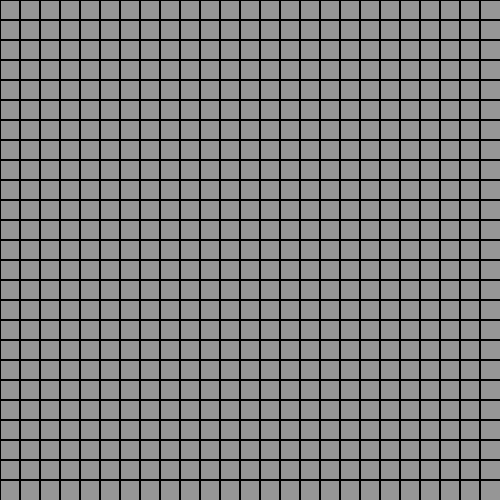
Frame 1 (no input)
Frame 60 (no input): identical to frame 1, image omitted
Frame 120 (the mouse pressed at the canvas centre since frame 60): identical to frame 1, image omitted

The p5.js sketch that drew this single still picture (run headless with seeded random() and noise() and a simulated clock; from frame 60 on, the mouse is pressed at the canvas centre):

// p5.js sketch
// ── sketch.js
const height = 500;
const width = 500;
let play = false;
class Grid {
    columns = 0;
    rows = 0;
    constructor(boxWidth) {
        this.boxWidth = boxWidth;
        this.rows = height / this.boxWidth;
        this.columns = width / this.boxWidth;
    }
}

let grid = new Grid(20);
let gridArray = createGrid(grid.columns, grid.rows);
function setup() {
    createCanvas(width, height);
    createStartButton();
    createResetButton();
    randomAssign();
}

function draw() {
    background(150);
    
    for (let x = 0; x < width; x += grid.boxWidth) {
		for (let y = 0; y < height; y += grid.boxWidth) {
			stroke(0);
			strokeWeight(1);
			line(x, 0, x, height);
			line(0, y, width, y);
		}
	}

    for (let i = 0; i < grid.columns; i++) {
        for (let j = 0; j < grid.rows; j++) {
            if (gridArray[i][j] == 1) {
                fill(255, 234, 0);
                stroke(0);
                rect(i * grid.boxWidth, j * grid.boxWidth, grid.boxWidth , grid.boxWidth );
            }
        }
    }
    if (play) {
        let newGridArray = createGrid(grid.columns, grid.rows);

        for (let i = 0; i < grid.columns; i++) {
            for (let j = 0; j < grid.rows; j++) {
                let count = checkSurroundings(i, j);
                if ((count < 2 || count > 3) && gridArray[i][j] == 1) {
                    newGridArray[i][j] = 0;
                } else if (gridArray[i][j] == 0 && count == 3) {
                    newGridArray[i][j] = 1;
                } else {
                    newGridArray[i][j] = gridArray[i][j];
                }
            }
        }
        gridArray = newGridArray;
    }
}

function checkSurroundings(x, y) {
    let sum = 0;
    for (let i = -1; i < 2; i++) {
        for (let j = -1; j < 2; j++) {
            let xCoor = (i + x + grid.columns) % grid.columns;
            let yCoor = (j + y + grid.rows) % grid.rows;
            sum += gridArray[xCoor][yCoor];
        }
    }
    sum -= gridArray[x][y];
    return sum;
}

function createGrid(columns, rows) {
    let array = new Array(columns);
    for (let i = 0; i < columns; i++) {
        array[i] = new Array(rows);
    }
    return array;
}

function randomAssign() {
    for (i = 0; i < grid.columns; i++) {
        for (j = 0; j < grid.rows; j++) {
            gridArray[i][j] = 0;
        }
    }
}

function startPressed() {
    play = true;
}

function resetPressed() {
    play = false;
    gridArray = createGrid(grid.columns, grid.rows);
    randomAssign();
}

function mouseClicked() {
    let xCoor = floor(mouseX / grid.boxWidth);
    let yCoor = floor(mouseY / grid.boxWidth);
    if (gridArray[xCoor][yCoor] == 0 && !play) {
        gridArray[xCoor][yCoor] = 1;
    } else if (gridArray[xCoor][yCoor] == 1 && !play){
        gridArray[xCoor][yCoor] = 0;
    }
}

function createStartButton() {
    startButton = createButton("Start");
    startButton.position(width / 2 - 120, height + 30);
    startButton.size(100, 40);
    startButton.style('font-size: 30px');
    startButton.style('background: #00C8F9');
    startButton.style('font-family: fantasy');
    startButton.mousePressed(startPressed);
}
function createResetButton() {
    resetButton = createButton("Reset");
    resetButton.position(width / 2 + 10, height + 30);
    resetButton.size(100, 40);
    resetButton.style('font-size: 30px');
    resetButton.style('background: #00C8F9');
    resetButton.style('font-family: fantasy');
    resetButton.mousePressed(resetPressed);
}
